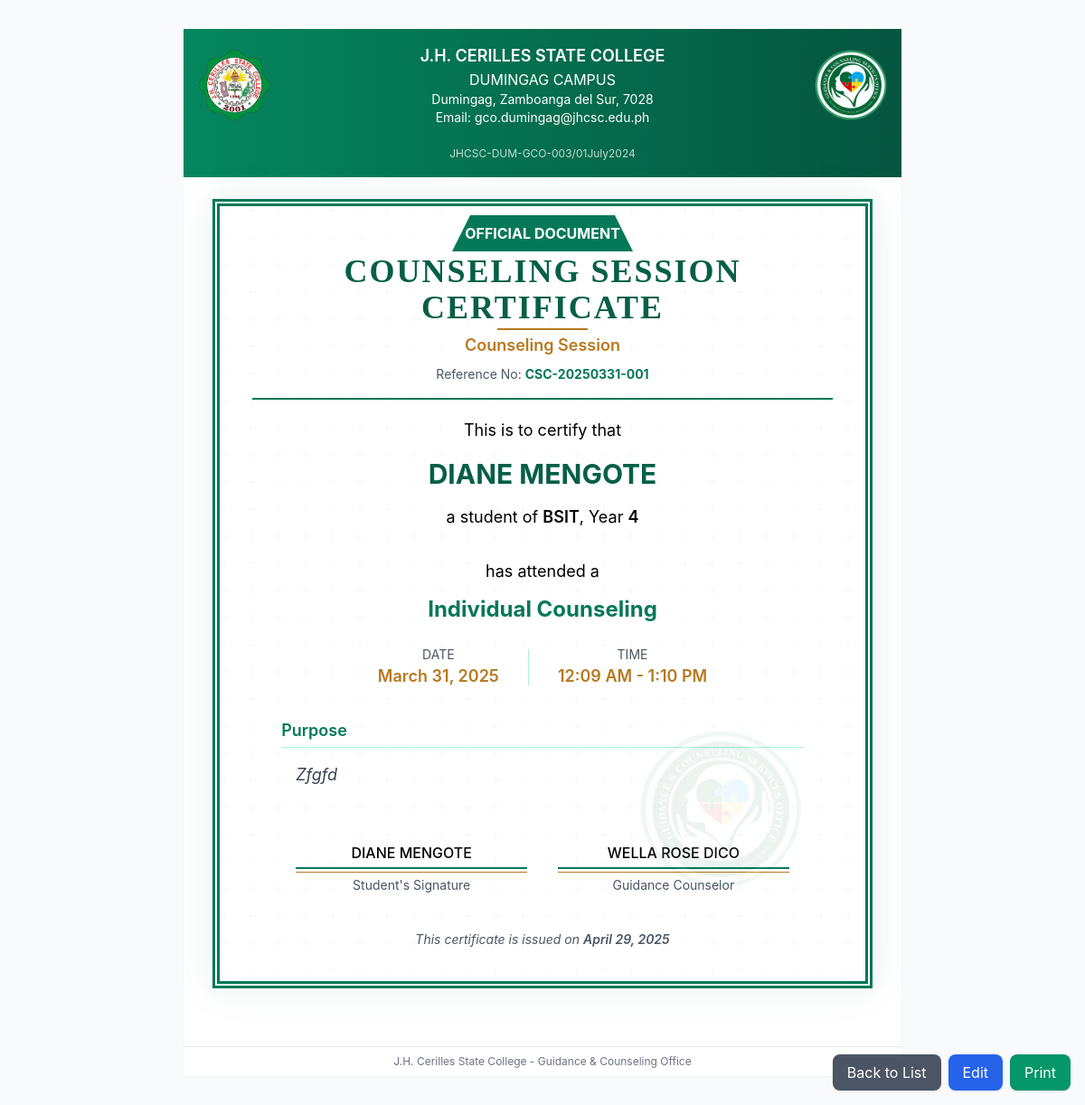
The app's page /counselor/session-certificates/1/print/ (signed in) with its own data.
### core/models.py (models this page shows, shortened)
class CounselingSessionCertificate(models.Model):
    SESSION_TYPE_CHOICES = [
        ('individual', 'Individual Counseling'),
        ('group', 'Group Counseling'),
        ('career', 'Career Counseling'),
        ('academic', 'Academic Counseling'),
        ('crisis', 'Crisis Intervention'),
        ('other', 'Other')
    ]
    student = models.ForeignKey(Student, on_delete=models.CASCADE, related_name='session_certificates')
    counselor = models.ForeignKey(Counselor, on_delete=models.CASCADE, related_name='issued_certificates')
    date = models.DateField(default=timezone.now)
    time_from = models.TimeField(verbose_name='Time From')
    time_to = models.TimeField(verbose_name='Time To')
    session_type = models.CharField(max_length=20, choices=SESSION_TYPE_CHOICES, default='individual')
    other_session_type = models.CharField(max_length=100, blank=True, null=True, verbose_name='Other Session Type')
    purpose = models.TextField(verbose_name='Purpose of Session')
    remarks = models.TextField(blank=True, null=True)
    reference_number = models.CharField(max_length=50, blank=True, null=True)
    created_at = models.DateTimeField(auto_now_add=True)
    updated_at = models.DateTimeField(auto_now=True)
    class Meta:
        ordering = ['-date']
        verbose_name = 'Counseling Session Certificate'
        verbose_name_plural = 'Counseling Session Certificates'

class Student(models.Model):
    GENDER_CHOICES = [
        ('M', 'Male'),
        ('F', 'Female'),
        ('O', 'Other')
    ]
    YEAR_LEVEL_CHOICES = [
        ('1', 'First Year'),
        ('2', 'Second Year'),
        ('3', 'Third Year'),
        ('4', 'Fourth Year')
    ]
    CIVIL_STATUS_CHOICES = [
        ('Single', 'Single'),
        ('Married', 'Married'),
        ('Divorced', 'Divorced'),
        ('Widowed', 'Widowed')
    ]
    PARENTS_MARITAL_STATUS_CHOICES = [
        ('Married', 'Married'),
        ('Separated', 'Separated'),
        ('Divorced', 'Divorced'),
        ('Widowed', 'Widowed')
    ]
    user = models.OneToOneField(User, on_delete=models.CASCADE, related_name='student_profile')
    course = models.CharField(max_length=100)
    year = models.CharField(max_length=1, choices=YEAR_LEVEL_CHOICES)
    gender = models.CharField(max_length=1, choices=GENDER_CHOICES)
    contact_number = models.CharField(max_length=15, blank=True, null=True)
    address = models.CharField(max_length=255, blank=True, null=True)
    birth_date = models.DateField(null=True, blank=True)
    birth_place = models.CharField(max_length=255, blank=True, null=True)
    civil_status = models.CharField(max_length=20, choices=CIVIL_STATUS_CHOICES, default='Single')
    religion = models.CharField(max_length=100, blank=True, null=True)
    father_name = models.CharField(max_length=255, blank=True, null=True)
    father_occupation = models.CharField(max_length=255, blank=True, null=True)
    father_education = models.CharField(max_length=255, blank=True, null=True)
    mother_name = models.CharField(max_length=255, blank=True, null=True)
    mother_occupation = models.CharField(max_length=255, blank=True, null=True)
    mother_education = models.CharField(max_length=255, blank=True, null=True)
    parents_marital_status = models.CharField(max_length=20, choices=PARENTS_MARITAL_STATUS_CHOICES, blank=True, null=True)
    elementary_school = models.CharField(max_length=255, blank=True, null=True)
    elementary_year_graduated = models.CharField(max_length=4, blank=True, null=True)
    high_school = models.CharField(max_length=255, blank=True, null=True)
    high_school_year_graduated = models.CharField(max_length=4, blank=True, null=True)
    reason_for_referral = models.TextField(blank=True, null=True)

class User(AbstractUser):
    ROLE_CHOICES = [
        ('admin', 'Admin'),
        ('counselor', 'Counselor'),
        ('student', 'Student'),
    ]
    APPROVAL_STATUS_CHOICES = [
        ('pending', 'Pending'),
        ('approved', 'Approved'),
        ('rejected', 'Rejected'),
    ]
    role = models.CharField(max_length=20, choices=ROLE_CHOICES, default='student')
    counselor = models.OneToOneField('Counselor', on_delete=models.CASCADE, null=True, blank=True, related_name='user_profile')
    profile_picture = models.ImageField(upload_to='profile_pictures/', blank=True, null=True)
    approval_status = models.CharField(
        max_length=10,
        choices=APPROVAL_STATUS_CHOICES,
        default='pending'
    )
    is_active = models.BooleanField(
        _('active'),
        default=True,
        help_text=_(
            'Designates whether this user should be treated as active. '
            'Unselect this instead of deleting accounts.'
        ),
    )
    groups = models.ManyToManyField(
        'auth.Group',
        verbose_name=_('groups'),
        blank=True,
        related_name='custom_user_set',
        related_query_name='custom_user'
    )
    user_permissions = models.ManyToManyField(
        'auth.Permission',
        verbose_name=_('user permissions'),
        blank=True,
        related_name='custom_user_set',
        related_query_name='custom_user'
    )

class Counselor(models.Model):
    user = models.OneToOneField(User, on_delete=models.CASCADE, related_name='counselor_profile')
    email = models.EmailField()

### core/counselor_views.py (the view)
# urls.py: path('counselor/session-certificates/<int:certificate_id>/print/', counselor_views.print_session_certificate, name='print_session_certificate'),
@login_required
@user_passes_test(is_counselor)
def print_session_certificate(request, certificate_id):
    counselor = get_object_or_404(Counselor, user=request.user)
    certificate = get_object_or_404(CounselingSessionCertificate, id=certificate_id, counselor=counselor)
    context = {
        'certificate': certificate,
        'now': timezone.now(),
        'print_mode': True
    }
    return render(request, 'counselor/print_session_certificate.html', context)

### core/counselor_views.py (called while the page is built)
def is_counselor(user):
    return user.is_authenticated and user.role == 'counselor'

### core/templatetags/custom_filters.py (called while the page is built)
@register.filter(name='uppercase_fullname')
def uppercase_fullname(value):
    if value:
        return value.upper()
    return value

### templates/counselor/print_session_certificate.html (shortened to what this page needs)
{% extends 'base_print.html' %}
{% load static %}
{% load custom_filters %}
{% block content %}
<div class="print-container min-h-screen bg-gray-50 flex justify-center py-8">
    <div class="w-[210mm] bg-white shadow-sm">
        <div class="overflow-hidden">
            <div class="bg-gradient-to-r from-emerald-600 to-emerald-800 text-white p-4 relative overflow-hidden print-header">
                <div class="absolute inset-0 bg-black opacity-10 pattern-dots"></div>
                <div class="relative">
                    <div class="flex items-center justify-between">
                        <div class="w-20">
                            <img src="{% static 'images/jhcsc_logo.png' %}" alt="JHCSC Logo" class="w-full">
                        </div>
                        <div class="text-center flex-1 px-4">
                            <h4 class="text-lg font-semibold">J.H. CERILLES STATE COLLEGE</h4>
                            <h5 class="text-md">DUMINGAG CAMPUS</h5>
                            <p class="text-sm">Dumingag, Zamboanga del Sur, 7028</p>
                            <p class="text-sm">Email: gco.dumingag@jhcsc.edu.ph</p>
                        </div>
                        <div class="w-20">
                            <img src="{% static 'images/counseling_logo.png' %}" alt="Guidance Logo" class="w-full">
                        </div>
                    </div>
                    <div class="text-center mt-4">
                        <span class="text-xs opacity-75">JHCSC-DUM-GCO-003/01July2024</span>
                    </div>
                </div>
            </div>
            <div class="px-8 py-6">
                <div class="certificate-border relative">
                    <div class="certificate-background"></div>
                    <div class="certificate-content p-4">
                        <div class="certificate-ribbon">OFFICIAL DOCUMENT</div>
                        <div class="certificate-header text-center py-4">
                            <h1 class="certificate-title text-4xl font-bold text-emerald-800 mb-2">COUNSELING SESSION CERTIFICATE</h1>
                            <p class="text-lg gold-text font-semibold">Counseling Session</p>
                            <p class="text-sm text-gray-600 mt-2">Reference No: <span class="font-bold text-emerald-700">{{ certificate.reference_number }}</span></p>
                        </div>
                        <div class="text-center mb-8">
                            <p class="text-lg">This is to certify that</p>
                            <h2 class="text-3xl font-bold text-emerald-800 my-4 gold-text">{{ certificate.student.user.get_full_name|uppercase_fullname }}</h2>
                            <p class="text-lg">a student of <span class="font-semibold">{{ certificate.student.course }}</span>, Year <span class="font-semibold">{{ certificate.student.year }}</span></p>
                        </div>
                        <div class="text-center mb-8">
                            <p class="text-lg">has attended a</p>
                            <p class="text-2xl font-bold text-emerald-700 my-3">
                                {% if certificate.session_type == 'other' %}
                                    {{ certificate.other_session_type }}
                                {% else %}
                                    {{ certificate.get_session_type_display }}
                                {% endif %}
                            </p>
                            <div class="flex justify-center items-center space-x-8 my-6">
                                <div class="text-center">
                                    <p class="text-sm text-gray-600 uppercase">DATE</p>
                                    <p class="font-semibold text-lg gold-text">{{ certificate.date|date:"F d, Y" }}</p>
                                </div>
                                <div class="text-center">
                                    <p class="text-sm text-gray-600 uppercase">TIME</p>
                                    <p class="font-semibold text-lg gold-text">{{ certificate.time_from|time:"g:i A" }} - {{ certificate.time_to|time:"g:i A" }}</p>
                                </div>
                            </div>
                        </div>
                        <div class="mb-8 px-8">
                            <h3 class="text-lg font-semibold text-emerald-700 mb-2 border-b border-emerald-200 pb-1">Purpose</h3>
                            <p class="text-lg text-gray-700 italic px-4 py-2">{{ certificate.purpose }}</p>
                        </div>
                        <div class="mt-12 mb-4 flex justify-between px-12">
                            <div class="text-center w-64">
                                <div class="signature-line pb-1">
                                    <p class="text-center font-medium mt-1">{{ certificate.student.user.get_full_name|uppercase_fullname }}</p>
                                </div>
                                <p class="text-center text-sm text-gray-600 mt-2">Student's Signature</p>
                            </div>
                            <div class="text-center w-64">
                                <div class="signature-line pb-1">
                                    <p class="text-center font-medium mt-1">{{ certificate.counselor.user.get_full_name|uppercase_fullname }}</p>
                                </div>
                                <p class="text-center text-sm text-gray-600 mt-2">Guidance Counselor</p>
                            </div>
                        </div>
                        <div class="mt-10 text-center">
                            <p class="text-sm text-gray-600 italic">This certificate is issued on <span class="font-semibold">{{ now|date:"F d, Y" }}</span></p>
                        </div>
                        <img src="{% static 'images/counseling_logo.png' %}" alt="Seal" class="certificate-seal">
                    </div>
                </div>
            </div>
            <div class="print-footer text-center text-xs text-gray-500 py-2 mt-4">
                <div class="border-t border-gray-200 mt-4 pt-2">
                    <p>J.H. Cerilles State College - Guidance & Counseling Office</p>
                </div>
            </div>
        </div>
    </div>
</div>
<div class="fixed bottom-4 right-4 no-print">
    <div class="flex space-x-2">
        <a href="{% url 'session_certificate_list' %}" class="bg-gray-600 text-white px-4 py-2 rounded-lg shadow hover:bg-gray-700 transition-colors">
            Back to List
        </a>
        <a href="{% url 'edit_session_certificate' certificate.id %}" class="bg-blue-600 text-white px-4 py-2 rounded-lg shadow hover:bg-blue-700 transition-colors">
            Edit
        </a>
        <button onclick="window.print()" class="bg-emerald-600 text-white px-4 py-2 rounded-lg shadow hover:bg-emerald-700 transition-colors">
            Print
        </button>
    </div>
</div>
{% endblock %}

### static/css/loading-styles.css (style rules this page uses)
body { font-family: 'Inter', sans-serif; margin: 0; padding: 0; background-color: #f9fafb; }

### templates/base_print.html (style rules this page uses)
.print-container { background: white; }

### templates/counselor/print_session_certificate.html (style rules this page uses)
.certificate-border { border: 8px double #047857; padding: 20px; position: relative; background-color: #ffffff; box-shadow: 0 0 40px rgba(4, 120, 87, 0.1); }
.certificate-background { position: absolute; top: 0; left: 0; right: 0; bottom: 0; z-index: 0; }
.certificate-content { position: relative; z-index: 1; }
.certificate-seal { position: absolute; bottom: 80px; right: 50px; width: 180px; height: 180px; opacity: 0.07; }
.gold-text { color: #b7791f; }
.certificate-ribbon { position: absolute; top: -10px; left: 50%; transform: translateX(-50%); width: 200px; height: 40px; background-color: #047857; color: white; display: flex; justify-content: center; align-items: center; font-weight: bold; clip-path: polygon(10% 0%, 90% 0%, 100% 100%, 0% 100%); box-shadow: 0 4px 6px rgba(0, 0, 0, 0.1); }
.certificate-header { border-bottom: 2px solid #047857; margin-bottom: 20px; padding-bottom: 10px; }
.certificate-title { font-family: 'Times New Roman', Times, serif; letter-spacing: 2px; position: relative; }
.certificate-title::after { content: ''; position: absolute; bottom: -5px; left: 50%; transform: translateX(-50%); width: 100px; height: 2px; background-color: #b7791f; }
.signature-line { border-bottom: 2px solid #047857; position: relative; }
.signature-line::after { content: ''; position: absolute; bottom: -6px; left: 0; width: 100%; height: 1px; background-color: #b7791f; }

### records on screen
CounselingSessionCertificate: reference_number "CSC-20250331-001", student.user.get_full_name "DIANE MENGOTE", student.course "BSIT", student.year "4", session_type "Individual Counseling", date "March 31, 2025", time_from "12:09 AM", time_to "1:10 PM", purpose "Zfgfd", counselor.user.get_full_name "WELLA ROSE DICO"
User: last_login "April 29, 2025"
